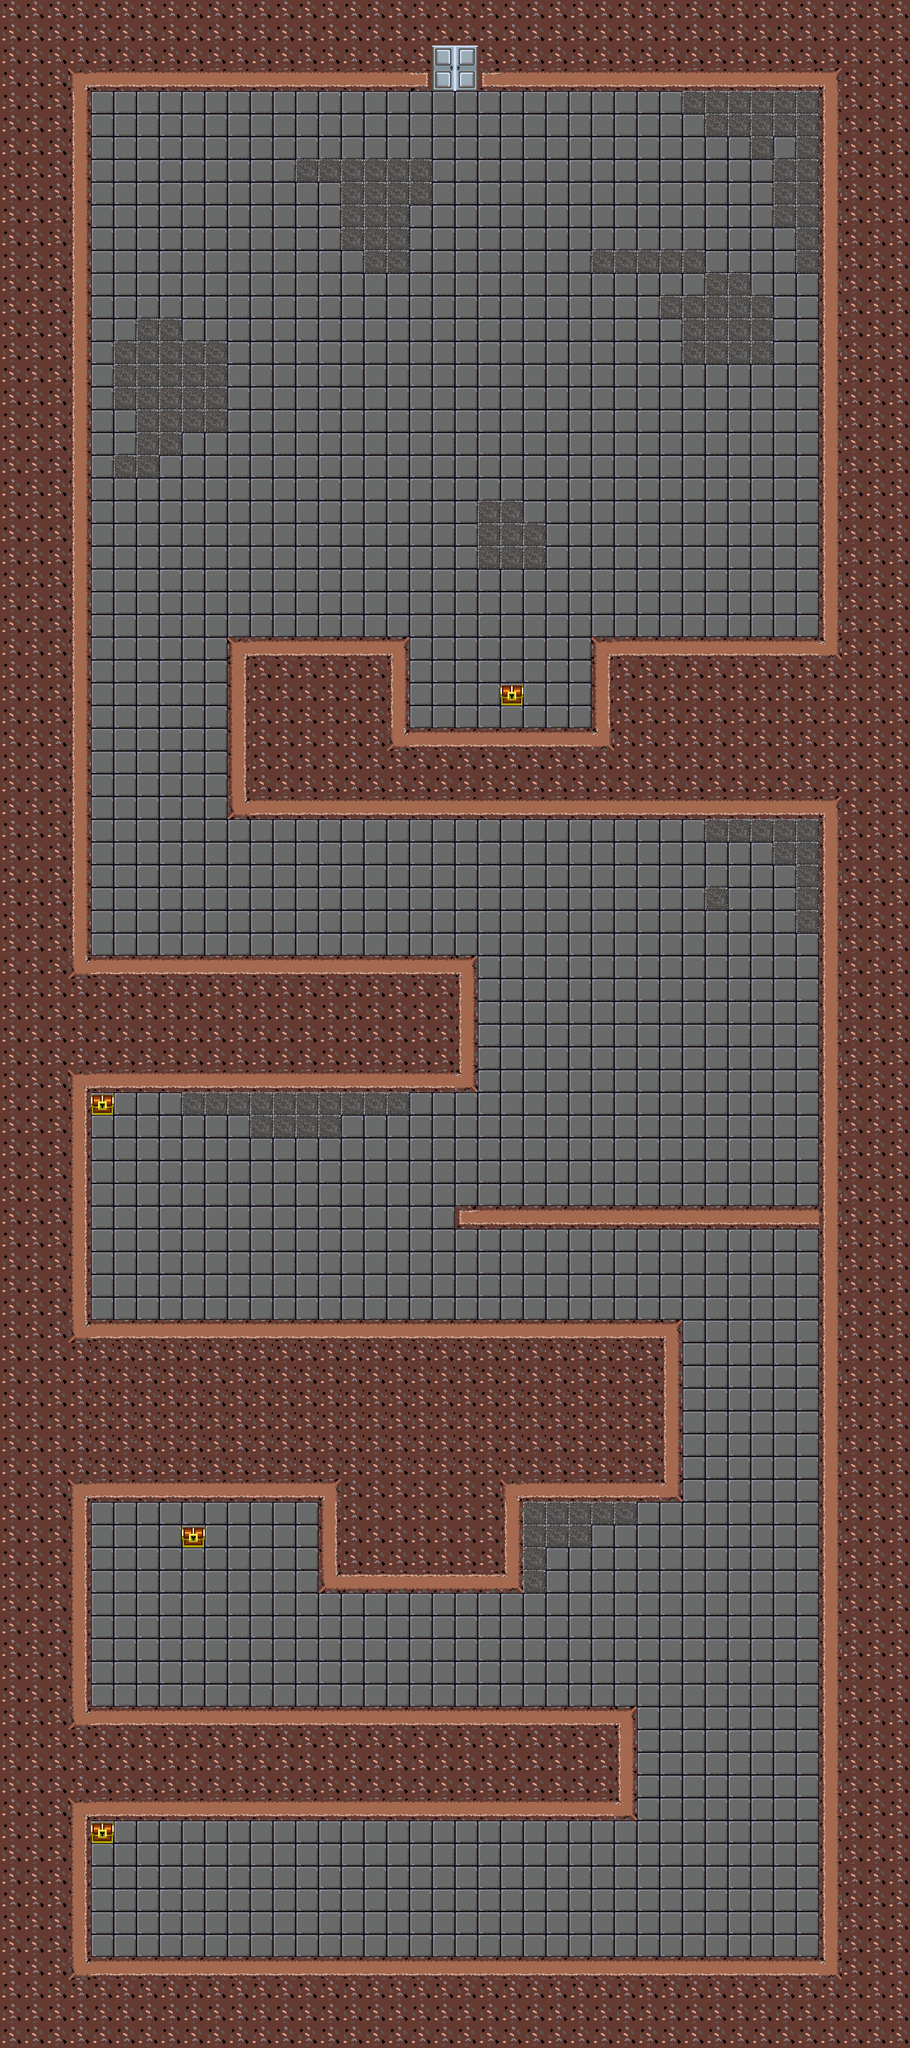

This is a level from a 2D game, rendered from its Tiled map with the project's own tilesets. A one-line summary and the map file follow, with tile-layer data summarised:
An orthogonal 40x90 tile map with 32x32 px tiles, 4 tile layers (BackGround, Suelo, Pared, Cofres), 4 tilesets and 54 objects.

<map version="1.2" tiledversion="1.2.0" orientation="orthogonal" renderorder="right-down" width="40" height="90" tilewidth="32" tileheight="32" infinite="0" nextlayerid="17" nextobjectid="88">
 <tileset firstgid="1" name="Paredes" tilewidth="32" tileheight="32" tilecount="25" columns="5">
  <image source="Paredes.jpg" width="160" height="160" />
  <tile id="0">
   <properties>
    <property name="Tipo" value="Pared" />
   </properties>
  </tile>
  <tile id="1">
   <properties>
    <property name="Tipo" value="Pared" />
   </properties>
  </tile>
  <tile id="2">
   <properties>
    <property name="Tipo" value="Pared" />
   </properties>
  </tile>
  <tile id="3">
   <properties>
    <property name="Tipo" value="Pared" />
   </properties>
  </tile>
  <tile id="4">
   <properties>
    <property name="Tipo" value="Pared" />
   </properties>
  </tile>
  <tile id="5">
   <properties>
    <property name="Tipo" value="Pared" />
   </properties>
  </tile>
  <tile id="6">
   <properties>
    <property name="Tipo" value="Pared" />
   </properties>
  </tile>
  <tile id="7">
   <properties>
    <property name="Tipo" value="Pared" />
   </properties>
  </tile>
  <tile id="8">
   <properties>
    <property name="Tipo" value="Pared" />
   </properties>
  </tile>
  <tile id="9">
   <properties>
    <property name="Tipo" value="Pared" />
   </properties>
  </tile>
  <tile id="10">
   <properties>
    <property name="Tipo" value="Pared" />
   </properties>
  </tile>
  <tile id="11">
   <properties>
    <property name="Tipo" value="Pared" />
   </properties>
  </tile>
  <tile id="12">
   <properties>
    <property name="Tipo" value="Pared" />
   </properties>
  </tile>
  <tile id="13">
   <properties>
    <property name="Tipo" value="Pared" />
   </properties>
  </tile>
  <tile id="14">
   <properties>
    <property name="Tipo" value="Pared" />
   </properties>
  </tile>
  <tile id="15">
   <properties>
    <property name="Tipo" value="Pared" />
   </properties>
  </tile>
  <tile id="16">
   <properties>
    <property name="Tipo" value="Pared" />
   </properties>
  </tile>
  <tile id="17">
   <properties>
    <property name="Tipo" value="Pared" />
   </properties>
  </tile>
  <tile id="18">
   <properties>
    <property name="Tipo" value="Pared" />
   </properties>
  </tile>
  <tile id="19">
   <properties>
    <property name="Tipo" value="Pared" />
   </properties>
  </tile>
  <tile id="20">
   <properties>
    <property name="Tipo" value="Pared" />
   </properties>
  </tile>
  <tile id="21">
   <properties>
    <property name="Tipo" value="Pared" />
   </properties>
  </tile>
  <tile id="22">
   <properties>
    <property name="Tipo" value="Pared" />
   </properties>
  </tile>
  <tile id="23">
   <properties>
    <property name="Tipo" value="Pared" />
   </properties>
  </tile>
  <tile id="24">
   <properties>
    <property name="Tipo" value="Pared" />
   </properties>
  </tile>
 </tileset>
 <tileset firstgid="26" name="2b7ae0f4-3755-4249-b77c-aa1f1f087fe4" tilewidth="32" tileheight="32" tilecount="4" columns="1">
  <image source="2b7ae0f4-3755-4249-b77c-aa1f1f087fe4.png" width="32" height="128" />
  <tile id="0">
   <properties>
    <property name="Tipo" value="Suelo" />
   </properties>
  </tile>
  <tile id="1">
   <properties>
    <property name="Tipo" value="Suelo" />
   </properties>
  </tile>
  <tile id="2">
   <properties>
    <property name="Tipo" value="Suelo" />
   </properties>
  </tile>
  <tile id="3">
   <properties>
    <property name="Tipo" value="Suelo" />
   </properties>
  </tile>
 </tileset>
 <tileset firstgid="30" name="8e4932b4-b26f-4e67-a8db-65e1030f4f36" tilewidth="32" tileheight="32" tilecount="12" columns="2">
  <image source="8e4932b4-b26f-4e67-a8db-65e1030f4f36.png" width="64" height="192" />
 </tileset>
 <tileset firstgid="42" name="70377b86-59d2-4993-9a44-c61a4f16fd0c" tilewidth="32" tileheight="32" tilecount="77" columns="11">
  <image source="70377b86-59d2-4993-9a44-c61a4f16fd0c.png" width="352" height="224" />
  <tile id="44">
   <animation>
    <frame tileid="44" duration="100" />
    <frame tileid="45" duration="100" />
    <frame tileid="46" duration="100" />
    <frame tileid="47" duration="100" />
    <frame tileid="48" duration="100" />
    <frame tileid="49" duration="100" />
    <frame tileid="50" duration="100" />
    <frame tileid="51" duration="100" />
    <frame tileid="52" duration="100" />
    <frame tileid="53" duration="100" />
    <frame tileid="54" duration="100" />
   </animation>
  </tile>
  <tile id="65">
   <animation>
    <frame tileid="55" duration="100" />
    <frame tileid="56" duration="100" />
    <frame tileid="57" duration="100" />
    <frame tileid="58" duration="100" />
    <frame tileid="59" duration="100" />
    <frame tileid="60" duration="100" />
    <frame tileid="61" duration="100" />
    <frame tileid="62" duration="100" />
    <frame tileid="63" duration="100" />
    <frame tileid="64" duration="100" />
    <frame tileid="65" duration="100" />
   </animation>
  </tile>
 </tileset>
 <layer id="6" name="BackGround" width="40" height="90">
  <data>[3600 cells, 3600 non-empty, 1 distinct tile ids]</data>
 </layer>
 <layer id="1" name="Suelo" width="40" height="90">
  <data>[3600 cells, 1966 non-empty, 2 distinct tile ids]</data>
 </layer>
 <layer id="2" name="Pared" width="40" height="90">
  <data>[3600 cells, 1630 non-empty, 15 distinct tile ids]</data>
 </layer>
 <layer id="3" name="Cofres" width="40" height="90">
  <data>[3600 cells, 8 non-empty, 5 distinct tile ids]</data>
 </layer>
 <objectgroup id="8" name="Pared">
  <object id="2" x="120" y="2555.34" width="772.667" height="8.52651e-14" />
  <object id="4" x="123.879" y="2556.24" height="195.76" />
  <object id="6" x="125.334" y="2756" width="1026.66" />
  <object id="7" x="1153.33" y="1152" height="1600" />
  <object id="10" x="125" y="2113" height="287.667" />
  <object id="11" x="448" y="2239" width="288" height="8.52651e-14" />
  <object id="12" x="128" y="2108.67" width="320" height="8.52651e-14" />
  <object id="13" x="126" y="1534.67" width="545" height="8.52651e-14" />
  <object id="14" x="322.666" y="896.667" height="254" />
  <object id="15" x="576" y="1024" width="257.333" />
  <object id="16" x="833.333" y="897.333" width="320" />
  <object id="18" x="130.788" y="124.788" width="474" />
  <object id="19" x="127.5" y="128" height="1216" />
  <object id="22" x="641" y="1727" width="509.667" />
  <object id="23" x="672.667" y="124.712" width="479.333" />
  <object id="66" x="896" y="2400" height="152" />
  <object id="67" x="128" y="2400" width="768" />
  <object id="69" x="448" y="2104" height="136" />
  <object id="70" x="912" y="2232" />
  <object id="71" x="736" y="2112" height="128" />
  <object id="73" x="736" y="2112" width="224" />
  <object id="74" x="960" y="1856" height="256" />
  <object id="75" x="128" y="1856" width="832" />
  <object id="76" x="128" y="1536" height="320" />
  <object id="77" x="640" y="1696" height="32" />
  <object id="78" x="640" y="1696" width="512" />
  <object id="79" x="672" y="1344" height="192" />
  <object id="80" x="128" y="1344" width="544" />
  <object id="82" x="320" y="896" width="256" />
  <object id="83" x="576" y="896" height="128" />
  <object id="85" x="320" y="1152" width="832" />
  <object id="86" x="832" y="896" height="128" />
  <object id="87" x="1152" y="128" height="768" />
 </objectgroup>
 <objectgroup id="9" name="Armas" />
 <objectgroup id="10" name="Cofres">
  <object id="29" x="256" y="2144" width="32" height="33">
   <properties>
    <property name="bate" value="" />
   </properties>
  </object>
  </objectgroup>
 <objectgroup id="11" name="DeathGul">
  <!-- 16 objects omitted --></objectgroup>
 <objectgroup id="12" name="Puerta">
  <!-- 1 objects omitted --></objectgroup>
</map>
<!-- 20 of 54 objects omitted -->
